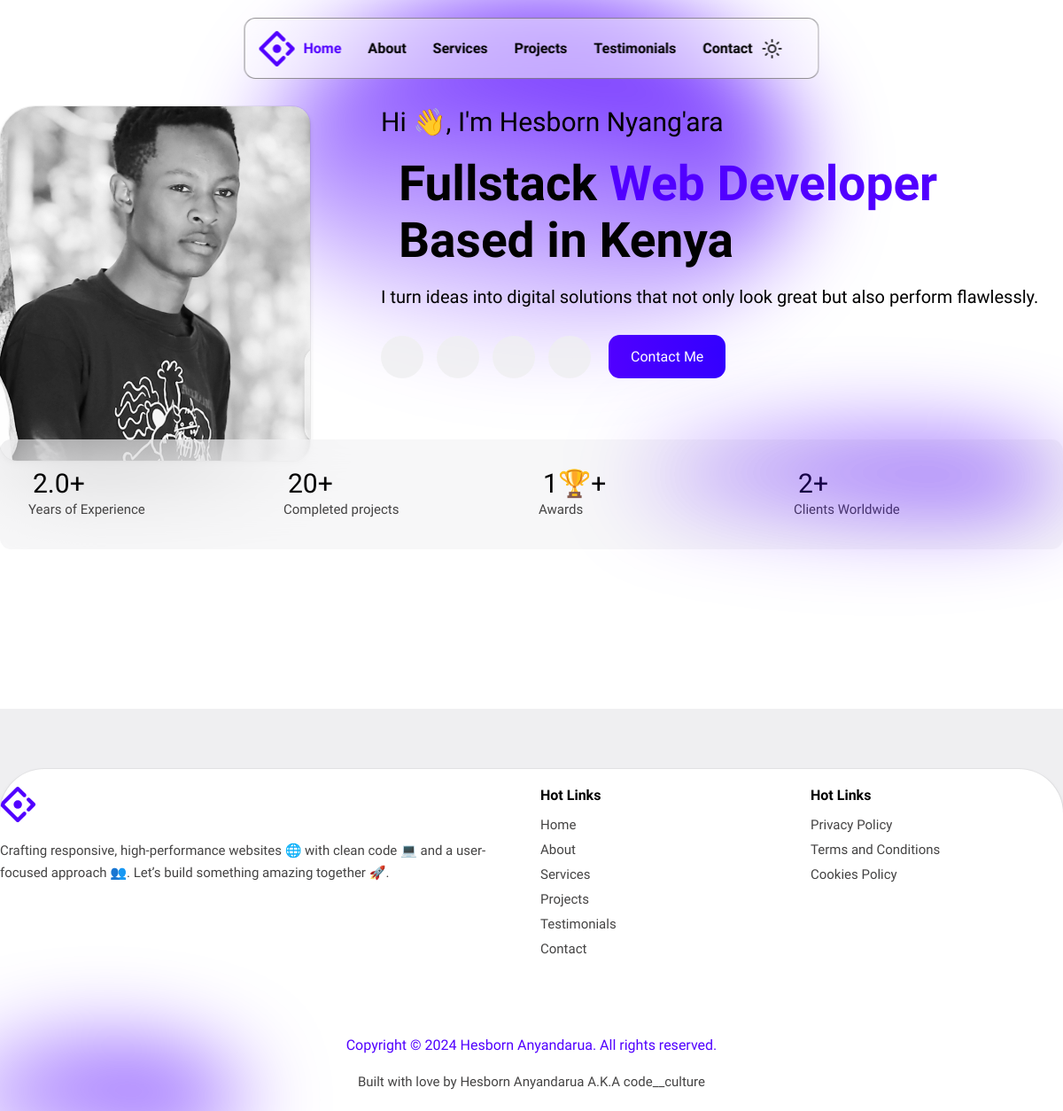
/index, run on the app's committed database.
### portfolioapp/models.py (models this page shows)
class MyDetails(models.Model):
    paragraph = models.CharField(max_length=250)
    experience = models.FloatField(default=0)
    completedprojects = models.IntegerField(default=0)
    awards = models.IntegerField(default=0)
    clients = models.IntegerField(default=0)
    logo = models.ImageField(null=True)
    myimage = models.ImageField(null=True, blank=True)

### portfolioapp/views.py (the view)
# urls.py: path('index', views.index, name="index"),
def index(request):
    details = MyDetails.objects.all()
    return render(request, 'index.html', {'details':details})

### templates/index.html (shortened to what this page needs)
{% extends 'base.html' %}
{% load static %}
   {% block body %}
    <section id="header" class="bg__secondary">
        <div class="spotlight"></div>
        <div class="container">
            {% for detail in details %}
            <div class="grid">
                <div class="me">
                    <img src="{{detail.myimage.url}}" alt="">
                </div>
                <div class="user__info">
                        <h2 class="sub__title">Hi 👋, I'm Hesborn Nyang'ara</h2>
                        <h1 class="title">Fullstack <span class="primary">Web Developer</span><br>Based in Kenya</h1>
                        <p class="description">{{detail.paragraph}}</p>
                    <div class="flex buttons">
                        <div class="flex social__handles">
                            <a href="#" target="_blank" class="icon__container handle">
                            </a>
                            <a href="#" target="_blank" class="icon__container handle">
                            </a>
                            <a href="#" target="_blank" class="icon__container handle">
                            </a>
                            <a href="#" target="_blank" class="icon__container handle">
                            </a>
                        </div>
                        <a href="/contact" class="btn btn__primary">Contact Me</a>
                    </div>
                </div>
                <div class="points">
                    <div class="spotlight"></div>
                    <div class="point">
                        <div class="flex">
                            <h3 class="counter sub__title" data-target="{{detail.experience}}">{{detail.experience}}+</h3>
                        </div>
                        <p class="text__muted">Years of Experience</p>
                    </div>
                    <div class="point">
                        <div class="flex">
                            <h3 class="counter sub__title" data-target="{{detail.completedprojects}}">{{detail.completedprojects}}+</h3>
                        </div>
                        <p class="text__muted">Completed projects</p>
                    </div>
                    <div class="point">
                        <div class="flex">
                            <h3 class="counter sub__title" data-target="{{detail.awards}}">{{detail.awards}}🏆+</h3>
                        </div>
                        <p class="text__muted">Awards</p>
                    </div>
                    <div class="point">
                        <div class="flex">
                            <h3 class="counter sub__title" data-target="{{detail.clients}}">{{detail.clients}}+</h3>
                        </div>
                        <p class="text__muted">Clients Worldwide</p>
                    </div>
                </div>
            </div>
            {% endfor %}
        </div>
    </section>
    <br><br>
{% endblock body %}

### static/CSS/style.css (style rules this page uses)
:root { --color-primary: #5100ff; --color-primary-accent: #3300ff; --color-primary-light: #702dff; --color-white: #ffffff; --color-muted: #444343; --text-color: #010101; --warning: #ffa500; --danger: #fc605b; --success: #33c648; --bg-base: #efeff1; --bg-base-rgb: 239, 239, 241; --bg-secondary: #ffffff; --bg-secondary-rgb: 255, 255, 255; --radius-1: 4px; --radius-2: 0.8rem; --radius-3: 1.2rem; --radius-4: 2rem; --radius-5: 100%; --animation-1:#9e83fc; --gray-border: 1px solid rgba(89, 88, 88, 0.633); --transition: all 400ms ease; --gradient-1: linear-gradient( 260deg, var(--color-primary-accent) 0%, var(--color-primary) 100% ); --box-shadow-1: 0 4px 8px rgba(0, 0, 0, 0.2); --border-shadow: inset 0 0 0.5px 1px hsla(0, 0%, 100%, 0.075), 0 0 0 1px hsla(0, 0%, 0%, 0.05), 0 0.3px 0.4px hsla(0, 0%, 0%, 0.02), 0 0.9px 1.5px hsla(0, 0%, 0%, 0.045), 0 3.5px 6px hsla(0, 0%, 0%, 0.09); }
* { margin: 0; padding: 0; border: none; outline: none; text-decoration: none; box-sizing: border-box; }
html, body { min-height: 100vh; font-family: "Sora"; background: var(--bg-base); color: var(--text-color); scroll-behavior: smooth; scrollbar-color: var(--color-primary) transparent; scrollbar-width: thin; }
body { overflow: hidden; overflow-y: auto; max-width: 2000px; margin: auto; }
img { width: 100%; min-height: 100%; object-fit: cover; display: block; }
a { display: inline-block; color: var(--text-color); }
p { font-size: 15px; line-height: 25px; }
.bg__secondary { background: var(--bg-secondary); }
.text__muted { color: var(--color-muted); }
.primary { color: var(--color-primary); }
.container { width: 100%; max-width: 1200px; margin: auto; padding: 50p 20px 120px 20px; overflow: hidden; }
.flex { display: flex; }
.profile,.icon__container { width: 3rem; height: 3rem; min-width: 3rem; min-height: 3rem; max-width: 3rem; max-height: 3rem; overflow: hidden; border-radius: var(--radius-5); cursor: pointer; transition: var(--transition); }
.icon__container { display: flex; align-items: center; justify-content: center; color: var(--color-muted); opacity: 0.8; font-size: 20px; }
.btn { padding: 15px 25px; border-radius: var(--radius-2); font-weight: 500; font-size: 16px; cursor: pointer; background: var(--bg-secondary); transition: var(--transition); }
.btn__primary { background: var(--gradient-1); color: var(--color-white); }
.spotlight { position: absolute; width: 322px; height: 388px; background: var(--color-primary); background: linear-gradient(190deg, var(--color-primary) 0%, transparent 100%); border-radius: 50%; --webkit-filter:blur(50px); filter: blur(50px); z-index: 1; }
.title { font-size: 55px; font-weight: 600; margin: 20px; }
.sub__title { font-size: 30px; font-weight: 500; }

### static/CSS/main.css (style rules this page uses)
#header >.spotlight { width: 50%; left: 50%; transform: translateX(-50%); }
#header .container { min-height: 100vh; padding-top: 120px; overflow: visible; }
#header .grid { display: grid; grid-template-columns: 400px auto; gap: 30px; position: relative; z-index: 1; padding-bottom: 30px; }
#header .description { font-size: 20px; line-height: 25px; }
#header .buttons { align-items: center; gap: 20px; margin: 30px 0; }
#header .social__handles .icon__container { background: var(--bg-base); }
#header .social__handles { gap: 15px; }
#header .points { position: absolute; bottom: -70px; left: 0; width: 100%; z-index: 2; display: grid; grid-template-columns: repeat(4, 1fr); gap: 1rem; background: rgba(var(--bg-base-rgb), 0.5); -webkit-backdrop-filter: blur(50px); backdrop-filter: blur(50px); padding: 2rem; border-radius: var(--radius-2); }
#header .point .flex { align-items: center; gap: 5px; }
#header .points .spotlight { width: 40%; height: 90px; right: 0; }
#header img { height: 400px; width: 350px; border-radius: 40px 20px 20px 20px; box-shadow:var(--border-shadow); }

### templates/base.html (style rules this page uses)
html[data-theme="light"] { background: #efeff1; }

### data on the page
MyDetails: myimage (picture), paragraph "I turn ideas into digital solutions that not only look great but also perform flawlessly.", experience "2.0", completedprojects "20", awards "1", clients "2"
